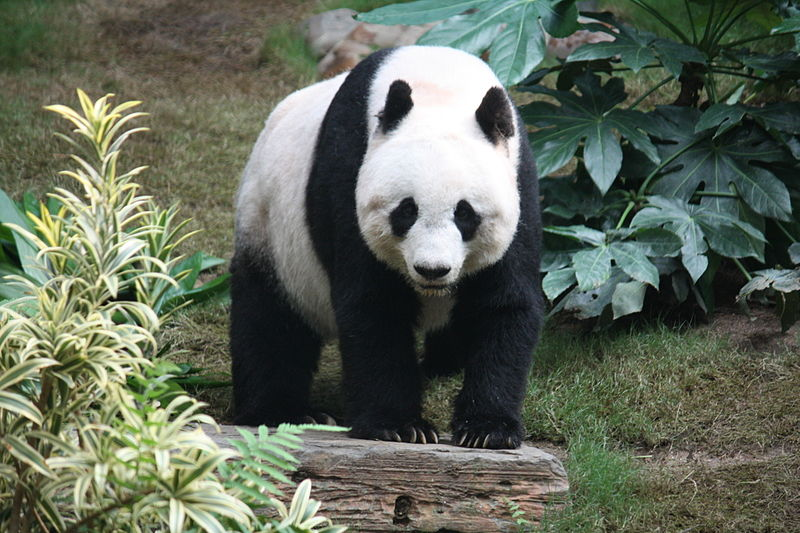
#> input picture images/panda.JPG, 800 x 533 px
$ python image.py
#> lines starting #> are read from the running program, lines starting #| are printed output that depends on the picture
# import numpy library
import numpy as np
# import opencv
import cv2

# import matplotlib for plotting histogram
from matplotlib import pyplot as plt
#read the image and store it in a variable called image
image = cv2.imread("./images/panda.JPG")
#> image is the input picture: shape (533, 800, 3); mean B, G, R 89.6, 104.4, 96.6

# Plot a histogram
histogram_image = cv2.calcHist([image], [0], None, [256], [0,256])
#> histogram_image = 256 values, max 5346 at index 20, min 63 at index 1, mean 1665.6

plt.hist(histogram_image.ravel(), 256, [0,256])
plt.show()
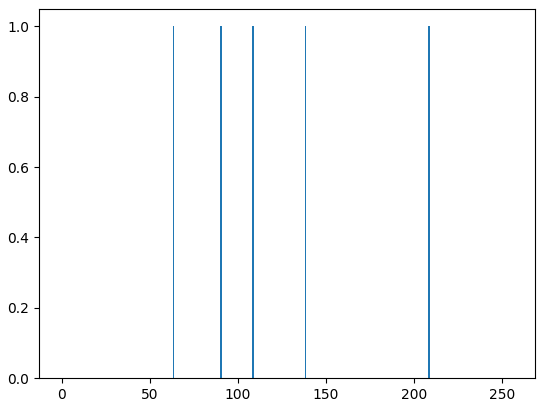
#> figure drawn by matplotlib, 1 panel

#view color channels
color = ['b','g','r']

for i, col in enumerate(color):
    hist = cv2.calcHist([image], [i], None, [256], [0,256])
    plt.plot(hist, color = col)
#> (the run stopped early here; a loop or call above may not have finished)

$ run again, with images/couple.jpg copied over images/panda.JPG
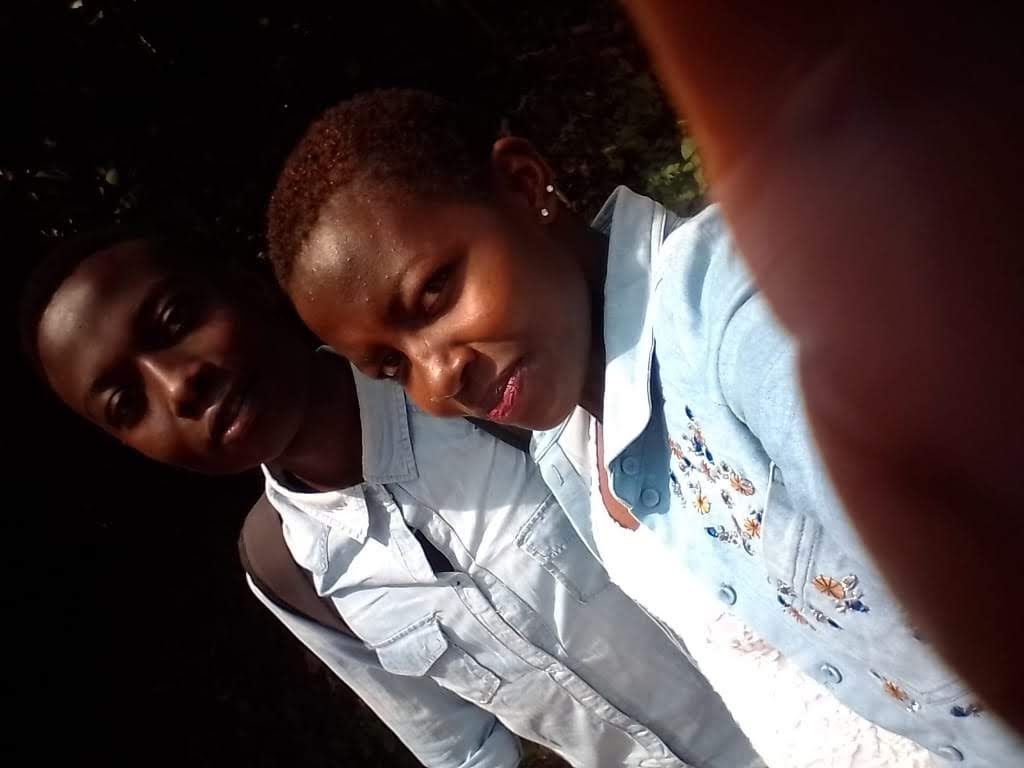
#> input picture images/couple.jpg, 1024 x 768 px
#> image is the input picture: shape (768, 1024, 3); mean B, G, R 67.8, 66.9, 79.6
#> histogram_image = 256 values, max 150218 at index 2, min 424 at index 88, mean 3072
#> `plt.show()`:
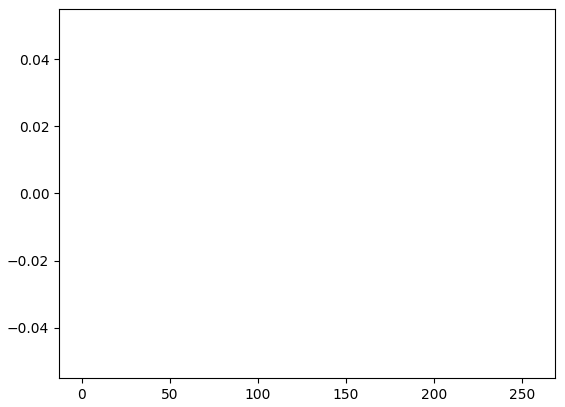
#> figure drawn by matplotlib, 1 panel

$ run again, with images/hidden.jpg copied over images/panda.JPG
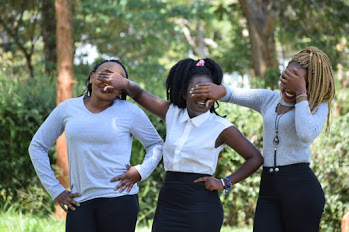
#> input picture images/hidden.jpg, 349 x 232 px
#> image is the input picture: shape (232, 349, 3); mean B, G, R 109, 120, 110.7
#> histogram_image = 256 values, max 1563 at index 255, min 13 at index 1, mean 316.3
#> `plt.show()`:
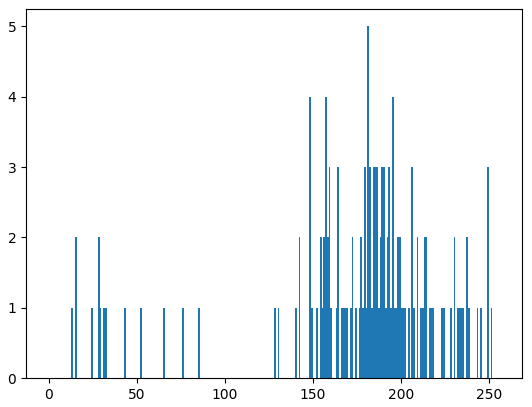
#> figure drawn by matplotlib, 1 panel; tallest bar 5 high, from x = 181 to 182

$ run again, with images/how.jpg copied over images/panda.JPG
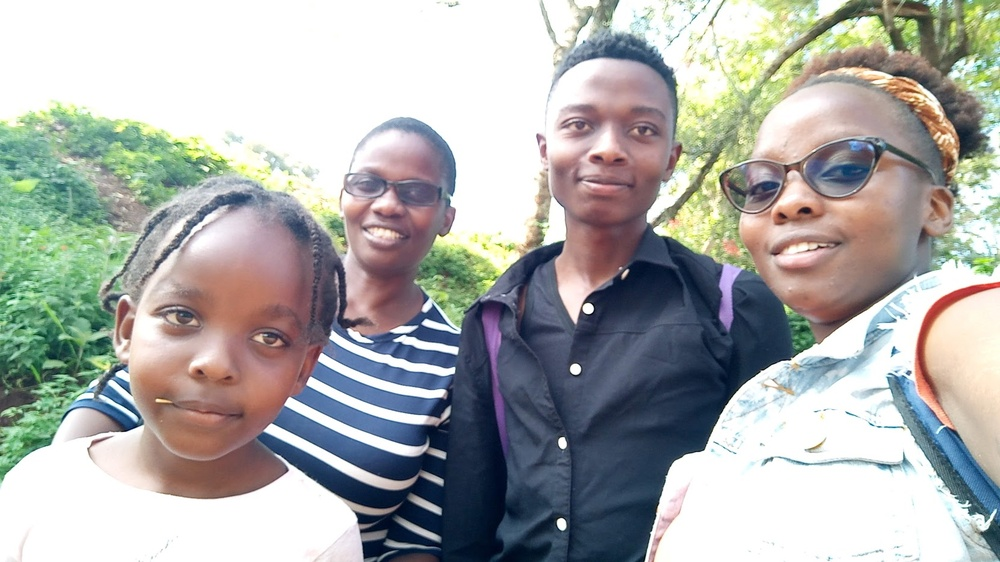
#> input picture images/how.jpg, 1000 x 562 px, shrunk from 1663 x 935 before the run
#> image is the input picture: shape (562, 1000, 3); mean B, G, R 170, 172.7, 171.2
#> histogram_image = 256 values, max 144823 at index 255, min 0 at index 0, mean 2195.3
#> `plt.show()`:
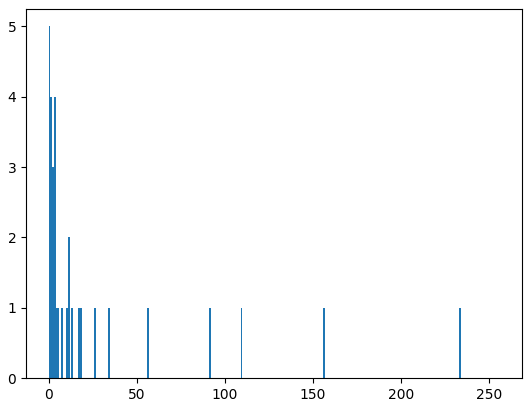
#> figure drawn by matplotlib, 1 panel; tallest bar 5 high, from x = 0 to 1
